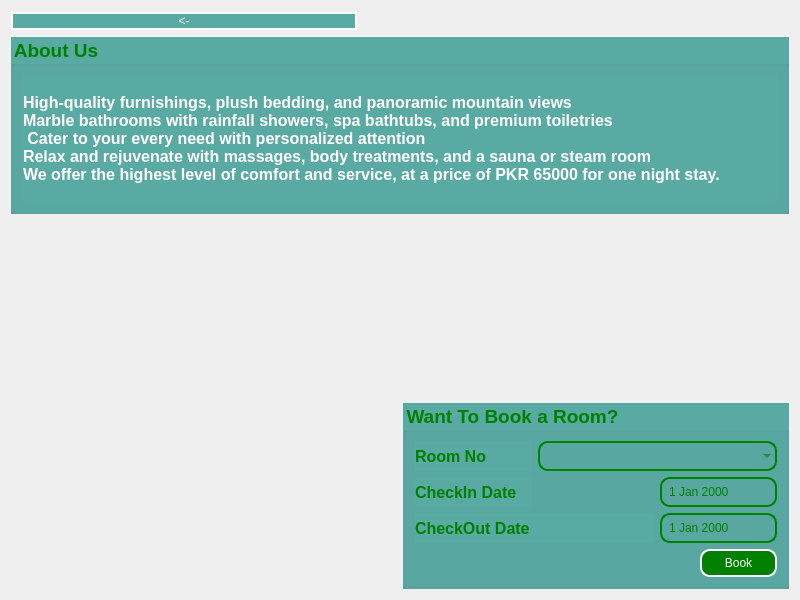
<?xml version="1.0" encoding="UTF-8"?>
<ui version="4.0">
 <class>guildtesero</class>
 <widget class="QDialog" name="guildtesero">
  <property name="geometry">
   <rect>
    <x>0</x>
    <y>0</y>
    <width>800</width>
    <height>600</height>
   </rect>
  </property>
  <property name="windowTitle">
   <string>Dialog</string>
  </property>
  <property name="styleSheet">
   <string notr="true">#guildtesero {
    border-image:url(:/images/images/background.PNG);
}</string>
  </property>
  <layout class="QGridLayout" name="gridLayout_2">
   <item row="0" column="0">
    <layout class="QHBoxLayout" name="horizontalLayout_2">
     <item>
      <widget class="QPushButton" name="gtback">
       <property name="styleSheet">
        <string notr="true">border-radius: 10px;
background-color :rgb(89, 170, 163);
color: white;
border:2px solid white;</string>
       </property>
       <property name="text">
        <string>&lt;-</string>
       </property>
      </widget>
     </item>
     <item>
      <spacer name="horizontalSpacer_2">
       <property name="orientation">
        <enum>Qt::Horizontal</enum>
       </property>
       <property name="sizeType">
        <enum>QSizePolicy::Maximum</enum>
       </property>
       <property name="sizeHint" stdset="0">
        <size>
         <width>40</width>
         <height>20</height>
        </size>
       </property>
      </spacer>
     </item>
    </layout>
   </item>
   <item row="1" column="0" colspan="2">
    <widget class="QGroupBox" name="groupBox_2">
     <property name="font">
      <font>
       <family>Arial</family>
       <pointsize>14</pointsize>
       <bold>true</bold>
      </font>
     </property>
     <property name="styleSheet">
      <string notr="true">background-color :rgb(89, 170, 163);
color:green;
</string>
     </property>
     <property name="title">
      <string>About Us</string>
     </property>
     <layout class="QGridLayout" name="gridLayout_3">
      <item row="0" column="0">
       <widget class="QLabel" name="label_6">
        <property name="font">
         <font>
          <family>Arial</family>
          <pointsize>12</pointsize>
          <bold>true</bold>
         </font>
        </property>
        <property name="styleSheet">
         <string notr="true">color:white;</string>
        </property>
        <property name="text">
         <string>High-quality furnishings, plush bedding, and panoramic mountain views
Marble bathrooms with rainfall showers, spa bathtubs, and premium toiletries
 Cater to your every need with personalized attention
Relax and rejuvenate with massages, body treatments, and a sauna or steam room
We offer the highest level of comfort and service, at a price of PKR 65000 for one night stay.</string>
        </property>
       </widget>
      </item>
     </layout>
    </widget>
   </item>
   <item row="3" column="1">
    <widget class="QGroupBox" name="groupBox">
     <property name="font">
      <font>
       <family>Arial</family>
       <pointsize>14</pointsize>
       <bold>true</bold>
      </font>
     </property>
     <property name="styleSheet">
      <string notr="true">background-color :rgb(89, 170, 163);
color:green;</string>
     </property>
     <property name="title">
      <string>Want To Book a Room?</string>
     </property>
     <layout class="QGridLayout" name="gridLayout">
      <item row="0" column="0">
       <widget class="QLabel" name="label">
        <property name="font">
         <font>
          <family>Arial</family>
          <pointsize>12</pointsize>
          <bold>true</bold>
         </font>
        </property>
        <property name="text">
         <string>Room No</string>
        </property>
        <property name="buddy">
         <cstring>gtrooms</cstring>
        </property>
       </widget>
      </item>
      <item row="1" column="2">
       <widget class="QDateEdit" name="gtdate">
        <property name="styleSheet">
         <string notr="true">border-radius:10px;
border:2px solid green;
color:green;
background-color:transparent;
padding:5px;</string>
        </property>
       </widget>
      </item>
      <item row="1" column="0">
       <widget class="QLabel" name="label_2">
        <property name="font">
         <font>
          <family>Arial</family>
          <pointsize>12</pointsize>
          <bold>true</bold>
         </font>
        </property>
        <property name="text">
         <string>CheckIn Date</string>
        </property>
        <property name="buddy">
         <cstring>gtdate</cstring>
        </property>
       </widget>
      </item>
      <item row="2" column="0" colspan="2">
       <widget class="QLabel" name="label_3">
        <property name="font">
         <font>
          <family>Arial</family>
          <pointsize>12</pointsize>
          <bold>true</bold>
         </font>
        </property>
        <property name="text">
         <string>CheckOut Date</string>
        </property>
        <property name="buddy">
         <cstring>gtdate2</cstring>
        </property>
       </widget>
      </item>
      <item row="2" column="2">
       <widget class="QDateEdit" name="gtdate2">
        <property name="styleSheet">
         <string notr="true">border-radius:10px;
border:2px solid green;
color:green;
background-color:transparent;
padding:5px;</string>
        </property>
       </widget>
      </item>
      <item row="3" column="2">
       <layout class="QHBoxLayout" name="horizontalLayout">
        <item>
         <spacer name="horizontalSpacer">
          <property name="orientation">
           <enum>Qt::Horizontal</enum>
          </property>
          <property name="sizeType">
           <enum>QSizePolicy::Minimum</enum>
          </property>
          <property name="sizeHint" stdset="0">
           <size>
            <width>40</width>
            <height>20</height>
           </size>
          </property>
         </spacer>
        </item>
        <item>
         <widget class="QPushButton" name="gtbook">
          <property name="styleSheet">
           <string notr="true">border-radius:10px;
border:2px solid white;
color:white;
background-color:green;
padding:5px</string>
          </property>
          <property name="text">
           <string>Book</string>
          </property>
         </widget>
        </item>
       </layout>
      </item>
      <item row="0" column="1" colspan="2">
       <widget class="QComboBox" name="gtrooms">
        <property name="styleSheet">
         <string notr="true">border-radius:10px;
border:2px solid green;
color: green;
background-color:transparent;
padding:5px;</string>
        </property>
       </widget>
      </item>
     </layout>
    </widget>
   </item>
   <item row="2" column="0" colspan="2">
    <layout class="QHBoxLayout" name="horizontalLayout_3">
     <item>
      <widget class="QWidget" name="widget" native="true">
       <property name="styleSheet">
        <string notr="true">#widget{

border-image:url(:/images/images/Hotel3-1.jpeg);
}</string>
       </property>
      </widget>
     </item>
     <item>
      <widget class="QWidget" name="widget_2" native="true">
       <property name="styleSheet">
        <string notr="true">#widget_2{

border-image:url(:/images/images/Hotel3-2.jpeg);
}</string>
       </property>
      </widget>
     </item>
     <item>
      <widget class="QWidget" name="widget_3" native="true">
       <property name="styleSheet">
        <string notr="true">#widget_3{

border-image:url(:/images/images/Hotel3-3.jpeg);
}</string>
       </property>
      </widget>
     </item>
    </layout>
   </item>
  </layout>
 </widget>
 <resources/>
 <connections/>
</ui>
